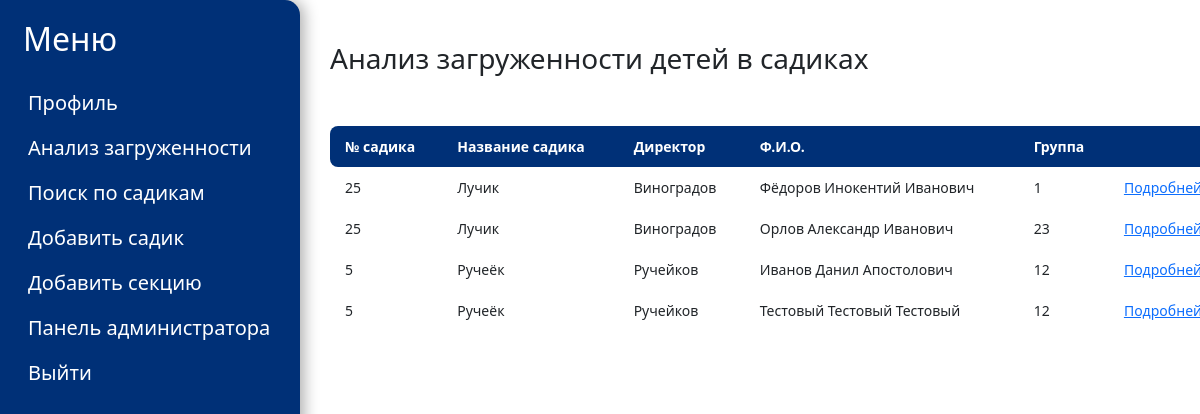
Screenshot of /load_childs (signed in) with the database file from the repository.
### mainapp/models.py (models this page shows, shortened)
class Child(models.Model):
    Firstname = models.CharField(max_length=50, help_text='Введите имя ребенка', verbose_name='Имя', null=False)
    Lastname = models.CharField(max_length=50, help_text='Введите фамилию ребенка', verbose_name='Фамилия', null=False)
    Secondname = models.CharField(max_length=50, help_text='Введите отчество ребенка', verbose_name='Отчество', null=True, blank=True)
    date = models.DateField(help_text='Введите дату рождения', verbose_name='Дата рождения')
    group = models.ForeignKey('Group', on_delete=models.CASCADE, help_text='Введите номер группы', verbose_name='Группа')
    load = models.FloatField(default=0, help_text='Введите нагруженность ребенка', verbose_name="Нагруженность ребенка")
    sections = models.ManyToManyField('Section', help_text='Выберите секции ребенка', verbose_name='Секции', blank=True)
    parents = models.ManyToManyField('Parent', help_text='Выберите родителей ребенка', verbose_name='Родители', blank=True)

class Group(models.Model):
    title = models.CharField(max_length=50, help_text='Введите имя ребенка', verbose_name='Имя', null=False)
    garten = models.ForeignKey('Garten', on_delete=models.CASCADE, help_text='Выберите дет. сад', verbose_name='Дет. сад', null=False)

class Garten(models.Model):
    number = models.IntegerField(default=1, help_text='Введите номер детского сада', verbose_name='Номер дет. сада')
    title = models.CharField(max_length=150, help_text='Введите название дет. сада', verbose_name='Название', null=False)
    director = models.CharField(max_length=150, help_text='Введите директора дет. сада', verbose_name='Директор', null=False)

### mainapp/views.py (the view)
# urls.py: path('load_childs', views.load_childs, name='load_childs'),
def load_childs(request):
    if request.user.is_authenticated:
        if check_role(request) == 'g':
            admin_garten = Admin_Garten.objects.get(person=request.user)
            garten = admin_garten.garten
            groups = Group.objects.filter(garten = garten)
            childs = []
            ld = {}
            for group in groups:
                for child in Child.objects.filter(group=group):
                    s = 0
                    for section in child.sections.all():
                        s += section.load
                    childs.append(child)
                    ld[child.id]=s
            role = check_role(request)
            return render(request, 'mainapp/load_childs.html', {'garten':garten, 'ld':ld, 'role':role, 'groups':groups, 'childs':childs})
        elif check_role(request) == 'o':
            gartens = Garten.objects.all()
            childs = []
            for garten in gartens:
                for group in Group.objects.filter(garten=garten):
                    for child in Child.objects.filter(group=group):
                        childs.append(child)
            role = check_role(request)
            return render(request, 'mainapp/load_childs.html', {'gartens': gartens, 'childs':childs, 'role': role})
        else:
            return HttpResponseRedirect('/')
    else:
        return HttpResponseRedirect('/login')

### mainapp/views.py (called while the page is built)
def check_role(request):
    try:
        if User.objects.filter(pk=request.user.id, groups__name='Parent').exists():
            role = 'p'
        elif User.objects.filter(pk=request.user.id, groups__name='Admin_organization').exists():
            role = 'o'
        elif User.objects.filter(pk=request.user.id, groups__name='Admin_garten').exists():
            role = 'g'
        else:
            role = 'error'
    except:
        role = 'error'
    return role

### templates/mainapp/load_childs.html (shortened to what this page needs)
<!DOCTYPE html>
<html lang="en">
{% load static %}
<head>
    <link href= '{% static "css/garten_profile.css" %}' rel="stylesheet" >
    <link rel="stylesheet" href="https://cdn.jsdelivr.net/npm/bootstrap@5.1.3/dist/css/bootstrap.min.css">
</head>
<body class="wrapper">
<div class="wrapper__navigation">
    <aside class="bd-aside sticky-xl-top text-muted align-self-start mb-3 mb-xl-5 px-2">
  <h2 class="wrapper__navigation-title">Меню</h2>
  <nav class="small" id="toc">
   <ul class="list-unstyled">
      <li class="wrapper__navigation-link">
          <a href="/" class="wrapper__navigation-link" data-bs-toggle="collapse" aria-expanded="false" data-bs-target="#contents-collapse" aria-controls="contents-collapse">Профиль</a>
      </li>
      <li class="wrapper__navigation-link">
        <a href="/load_childs" class="wrapper__navigation-link" data-bs-toggle="collapse" aria-expanded="false" data-bs-target="#contents-collapse" aria-controls="contents-collapse">Анализ загруженности</a>
      </li>
       {% if role == 'g' %}
        <li class="wrapper__navigation-link">
        <a href="/group_search" class="wrapper__navigation-link" data-bs-toggle="collapse" aria-expanded="false" data-bs-target="#contents-collapse" aria-controls="contents-collapse">Поиск по группам</a>
      </li>
       {% else %}
       <li class="wrapper__navigation-link">
        <a href="/garten_search" class="wrapper__navigation-link" data-bs-toggle="collapse" aria-expanded="false" data-bs-target="#contents-collapse" aria-controls="contents-collapse">Поиск по садикам</a>
      </li>
       {% endif %}
       {% if role == 'g' %}
        <li class="wrapper__navigation-link">
        <a href="/add_child" class="wrapper__navigation-link" data-bs-toggle="collapse" aria-expanded="false" data-bs-target="#contents-collapse" aria-controls="contents-collapse">Добавить ребёнка</a>
      </li>
        <li class="wrapper__navigation-link">
        <a href="/add_parent" class="wrapper__navigation-link" data-bs-toggle="collapse" aria-expanded="false" data-bs-target="#contents-collapse" aria-controls="contents-collapse">Добавить родителя ребенку</a>
      </li>
       {% else %}
       <li class="wrapper__navigation-link">
        <a href="/add_garten" class="wrapper__navigation-link" data-bs-toggle="collapse" aria-expanded="false" data-bs-target="#contents-collapse" aria-controls="contents-collapse">Добавить садик</a>
      </li>
        <li class="wrapper__navigation-link">
        <a href="/add_section" class="wrapper__navigation-link" data-bs-toggle="collapse" aria-expanded="false" data-bs-target="#contents-collapse" aria-controls="contents-collapse">Добавить секцию</a>
      </li>
       {% endif %}
        <li class="wrapper__navigation-link">
        <a href="/admin" class="wrapper__navigation-link" data-bs-toggle="collapse" aria-expanded="false" data-bs-target="#contents-collapse" aria-controls="contents-collapse">Панель администратора</a>
      </li>
      <li class="wrapper__navigation-link">
        <a href="/logout" class="wrapper__navigation-link" data-bs-toggle="collapse" aria-expanded="false" data-bs-target="#contents-collapse" aria-controls="contents-collapse">Выйти</a>
      </li>
    </ul>
  </nav>
</aside>
</div>
<div class="wrapper__content">
    {% if role == "g" %}
    <br>
    <h3 class="wrapper__content-title">Анализ загруженности детей в группе</h3>
    <br>
    <table class="wrapper__content__table">
      <thead>
        <tr>
          <th>Группа</th>
          <th>ФИО</th>
          <th>Загруженность</th>
          <th></th>
        </tr>
      </thead>
            {% for child in childs %}
                {% for key, value in ld.items %}
                    {% if key == child.id %}
                        <tr>
                            <td>{{child.group.title}}</td>
                            <td>{{child.Lastname}}</td>
                            <td>{{ value }}</td>
                            <td><a href="/child_info/{{ child.id }}/">Подробней</a></td>
                        </tr>
                    {% endif %}
                {% endfor %}
            {% endfor %}
    </table>
    {% elif role == "o" %}
    <br>
    <h3 style="display: flex; justify-content: center; align-items: center;">Анализ загруженности детей в садиках</h3>
    <br>
    <table table class="wrapper__content__table">
      <thead>
        <tr>
          <th>№ садика</th>
          <th>Название садика</th>
          <th>Директор</th>
          <th>Ф.И.О.</th>
          <th>Группа</th>
          <th></th>
        </tr>
      </thead>
        {% for child in childs %}
          <tr>
              <td>{{child.group.garten.number}}</td>
              <td>{{child.group.garten.title}}</td>
              <td>{{child.group.garten.director}}</td>
              <td>{{child.Lastname}}&nbsp;{{child.Firstname}}&nbsp;{{child.Secondname}}</td>
              <td>{{child.group.title}}</td>
              <td><a href="/child_info/{{child.id}}">Подробней</a></td>
          </tr>
        {% endfor %}
    </table>
    {% endif %}
</div>
</body>
</html>

### static/css/garten_profile.css (style rules this page uses)
.wrapper { position: relative; height: 100vh; width: 100%; background: #fff; }
.wrapper__navigation { height: 100%; width: 300px; position: fixed; z-index: 1; top: 0; left: 0; background-color: #003077; color: white; overflow-x: hidden; padding-top: 20px; border-top-right-radius: 15px; box-shadow: 4px 0px 15px rgba(0, 0, 0, 0.32); }
.wrapper__navigation-title { color: white; margin: 0 0 30px 15px; }
.wrapper__navigation-link { color: white; margin-left: 10px; text-decoration: none; font-size: 20px; margin-bottom: 15px; }
.wrapper__content { display: flex; flex-direction: column; align-items: flex-start; justify-content: flex-start; margin-left: 300px; font-size: 28px; padding: 0px 30px; }
.wrapper__content__table { margin-top: 20px; margin: initial; }
.wrapper__content__table { width: 900px; border: none; margin-bottom: 20px; }
.wrapper__content__table thead tr th { font-weight: bold; text-align: left; border: none; padding: 10px 15px; background: #003077; color: white; font-size: 14px; }
.wrapper__content__table thead tr th:first-child { border-radius: 8px 0 0 8px; }
.wrapper__content__table thead tr th:last-child { border-radius: 0 8px 8px 0; }
.wrapper__content__table tbody td { text-align: left; border: none; padding: 10px 15px; font-size: 14px; vertical-align: top; }
li { list-style-type: none; color: #474747; }
ul { margin-left: 0; padding-left: 0 !important; }

### templates/mainapp/load_childs.html (style rules this page uses)
TD, TH { padding: 5px; font-size: 18px; border: 1px solid grey; text-align: center; }
table { margin: auto; }

### rows the page displays
Child: group.garten.number "25", group.garten "Лучик", group.garten.director "Виноградов", Lastname "Фёдоров", Firstname "Инокентий", Secondname "Иванович", group "1"
Child: group.garten.number "25", group.garten "Лучик", group.garten.director "Виноградов", Lastname "Орлов", Firstname "Александр", Secondname "Иванович", group "23"
Child: group.garten.number "5", group.garten "Ручеёк", group.garten.director "Ручейков", Lastname "Иванов", Firstname "Данил", Secondname "Апостолович", group "12"
Child: group.garten.number "5", group.garten "Ручеёк", group.garten.director "Ручейков", Lastname "Тестовый", Firstname "Тестовый", Secondname "Тестовый", group "12"
